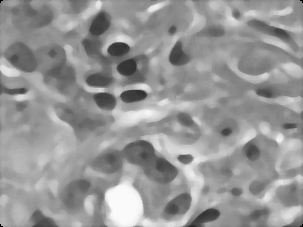
%> input picture Procesamiento de imagenes/Guia 3/guia3.png, 303 x 227 px
$ octave erosion.m   (GNU Octave 9; MATLAB toolbox functions it lacks are replaced by stand-ins)
%> lines starting %> are read from the running program, lines starting %| are printed output that depends on the picture; in (x1, y1, x2, y2) boxes, pixels count from 0 and x2, y2 are one past the last pixel; in counts of white or black regions, pixels touching at a corner belong together; the program's own positions count from 1
### Procesamiento de imagenes/Guia 3/grayerode.m
function IE=grayerode(I,f)
% Erode gray image by odd sized flat filter
[M N]=size(I); %tamanho
[m n]=size(f);

m2=round(m/3);
n2=round(n/3);
for r=1:M
for c=1:N
 sr=max(r-m2,1);
 er=min(r+m2,M);
 sc=max(c-n2,1);
 ec=min(c+n2,N);
 s=min(I(sr:er,sc:ec));
 IE(r,c) = min(s(:));
end;
end;
IE=uint8(IE);

### Procesamiento de imagenes/Guia 3/mediana.m
function [I1] =mediana(I)
[H W]=size(I);
I1=I;
for i=2:1:H-1
    for j=2:1:W-1
    I1(i,j)=median(median(sort(I(i-1:i+1,j-1:j+1)))); %sort = ordenar
        %mediana de la mediana ordenada en las vecindades al rededor del
        %pixel central
    end
end

### Procesamiento de imagenes/Guia 3/erosion.m
%erosion de la imagen binaria
clc
clear all
close all

%I1=imread('guia3.png');
I1=imread('guia3.png');
%> I1 is the input picture: size 227x303 uint8; min 0, max 250, mean 150.2

%figure(1),imshow(I1),title('Original Image')

I=imread('Otsu.png');
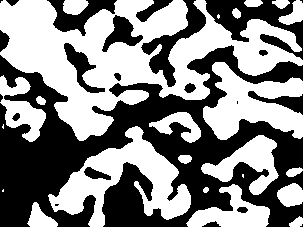
%> input picture Procesamiento de imagenes/Guia 3/Otsu.png, 303 x 227 px
%> I is the input picture: size 227x303 uint8; 52.4% white; 23 black regions (6 under 20 px), largest, box (x1, y1, x2, y2) and area: (0, 45, 303, 227) 24948, (205, 0, 303, 60) 2408, (141, 0, 206, 87) 1512
figure,imshow(I),title('Binarizacion Otsu')

B=[  1 0 1
     0 0 0
     1 0 1
    ];

ero=imerode(I,B); %Usando la funcion de matlab
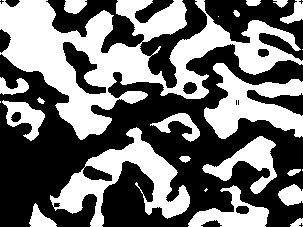
%> ero: size 227x303 uint8; 44% white; 27 white regions (8 under 20 px), largest, box (x1, y1, x2, y2) and area: (0, 0, 303, 140) 15705, (50, 127, 190, 227) 4605, (204, 63, 303, 139) 3665
figure,imshow(ero),title('Funcion Imerode Matlab')

K=grayerode(I,B);
%> after the loop in grayerode, `for r=1:M`:
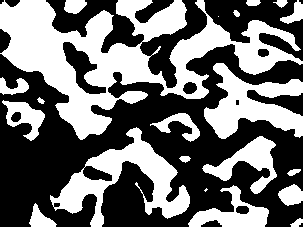
%> IE: size 227x303 uint8; 43.9% white; 21 white regions (2 under 20 px), largest, box (x1, y1, x2, y2) and area: (0, 0, 303, 140) 15676, (50, 127, 190, 227) 4598, (204, 63, 303, 139) 3655

figure,imshow(K),title('Funcion creada de erosion');

[H W]=size(I);
%> H = 227; W = 303
for i=1:1:H
    for j=1:1:W
        if I(i,j)==255
            G(i,j)=1;
        end
    end
end

%figure,imshow(G),title('Binarizacion de la erosion')

%multiplicacion punto a punto
[H W]=size(I);
for i=1:1:H
    for j=1:1:W
        D(i,j)=I1(i,j).*G(i,j);
    end
end
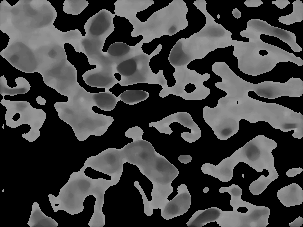
%> D: size 227x303 uint8; min 0, max 180, mean 66.1

D=mediana(D);
%> after the loop in mediana, `for i=2:1:H-1`:
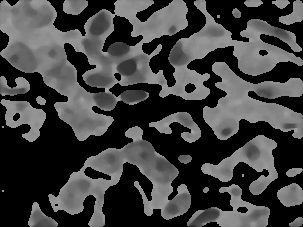
%> I1: size 227x303 uint8; 9.26% of pixels changed, all inside (x1, y1, x2, y2) = (1, 1, 302, 226)
figure,imshow(D),title('Multiplicacion punto a punto')
